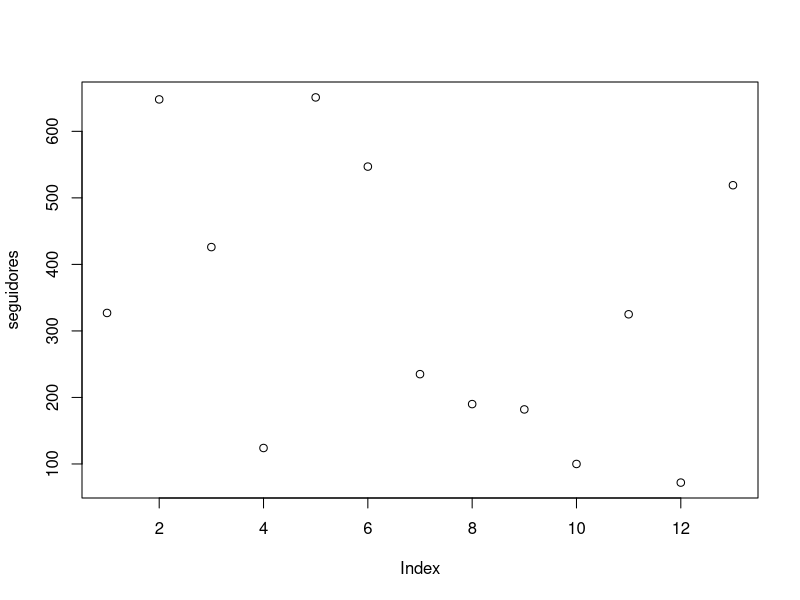
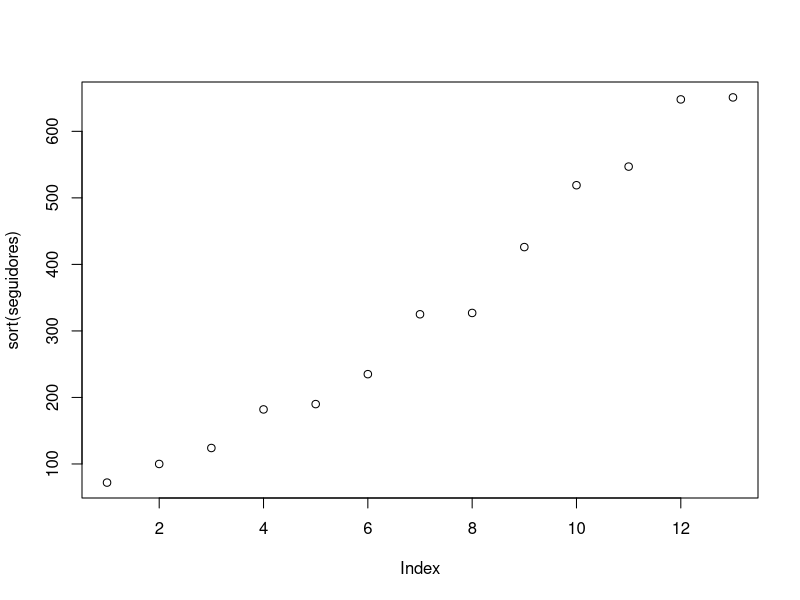
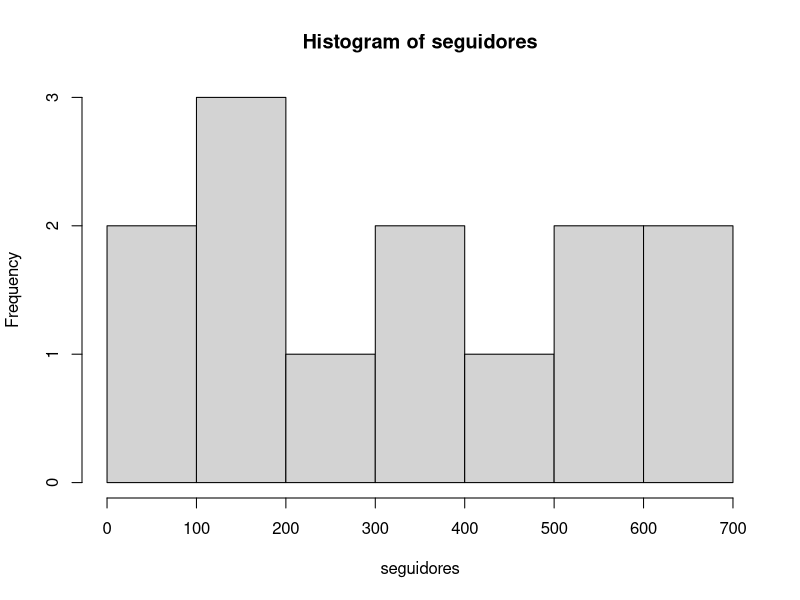
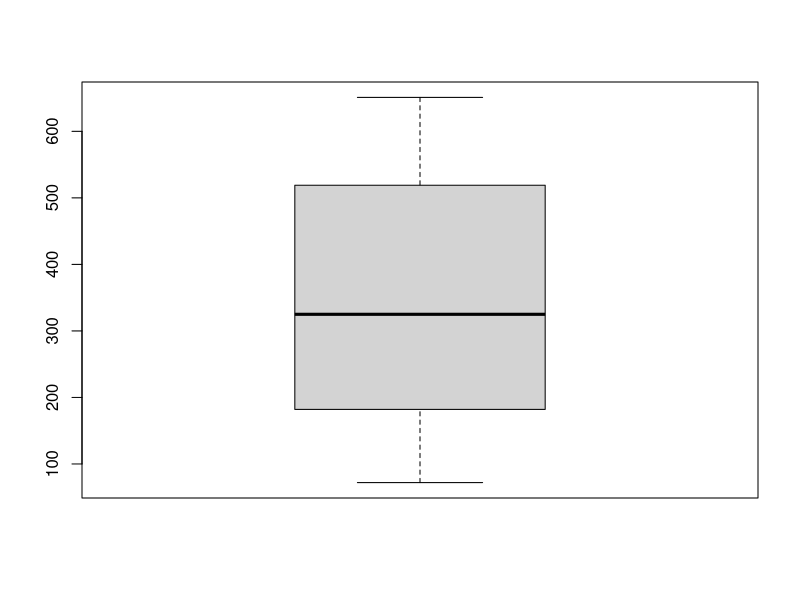

These charts were generated, in order, by the following R code:
seguidores<-c(327,648,426,124,651,547,235,190,182,100,325,72,519)

length(seguidores)
sum(seguidores)
min(seguidores)
max(seguidores)
mean(seguidores)
median(seguidores)
var(seguidores)
sd(seguidores)
library(modeest)
mfv(seguidores)

mfv(seguidores)

sort(seguidores)
unique(seguidores)
which.min(seguidores)
which.max(seguidores)

sort(seguidores)
seguidores
plot(seguidores)

plot(sort(seguidores))

hist(seguidores)

summary(seguidores)
boxplot(seguidores)

unique(seguidores)
which.min(seguidores)
which.max(seguidores)
